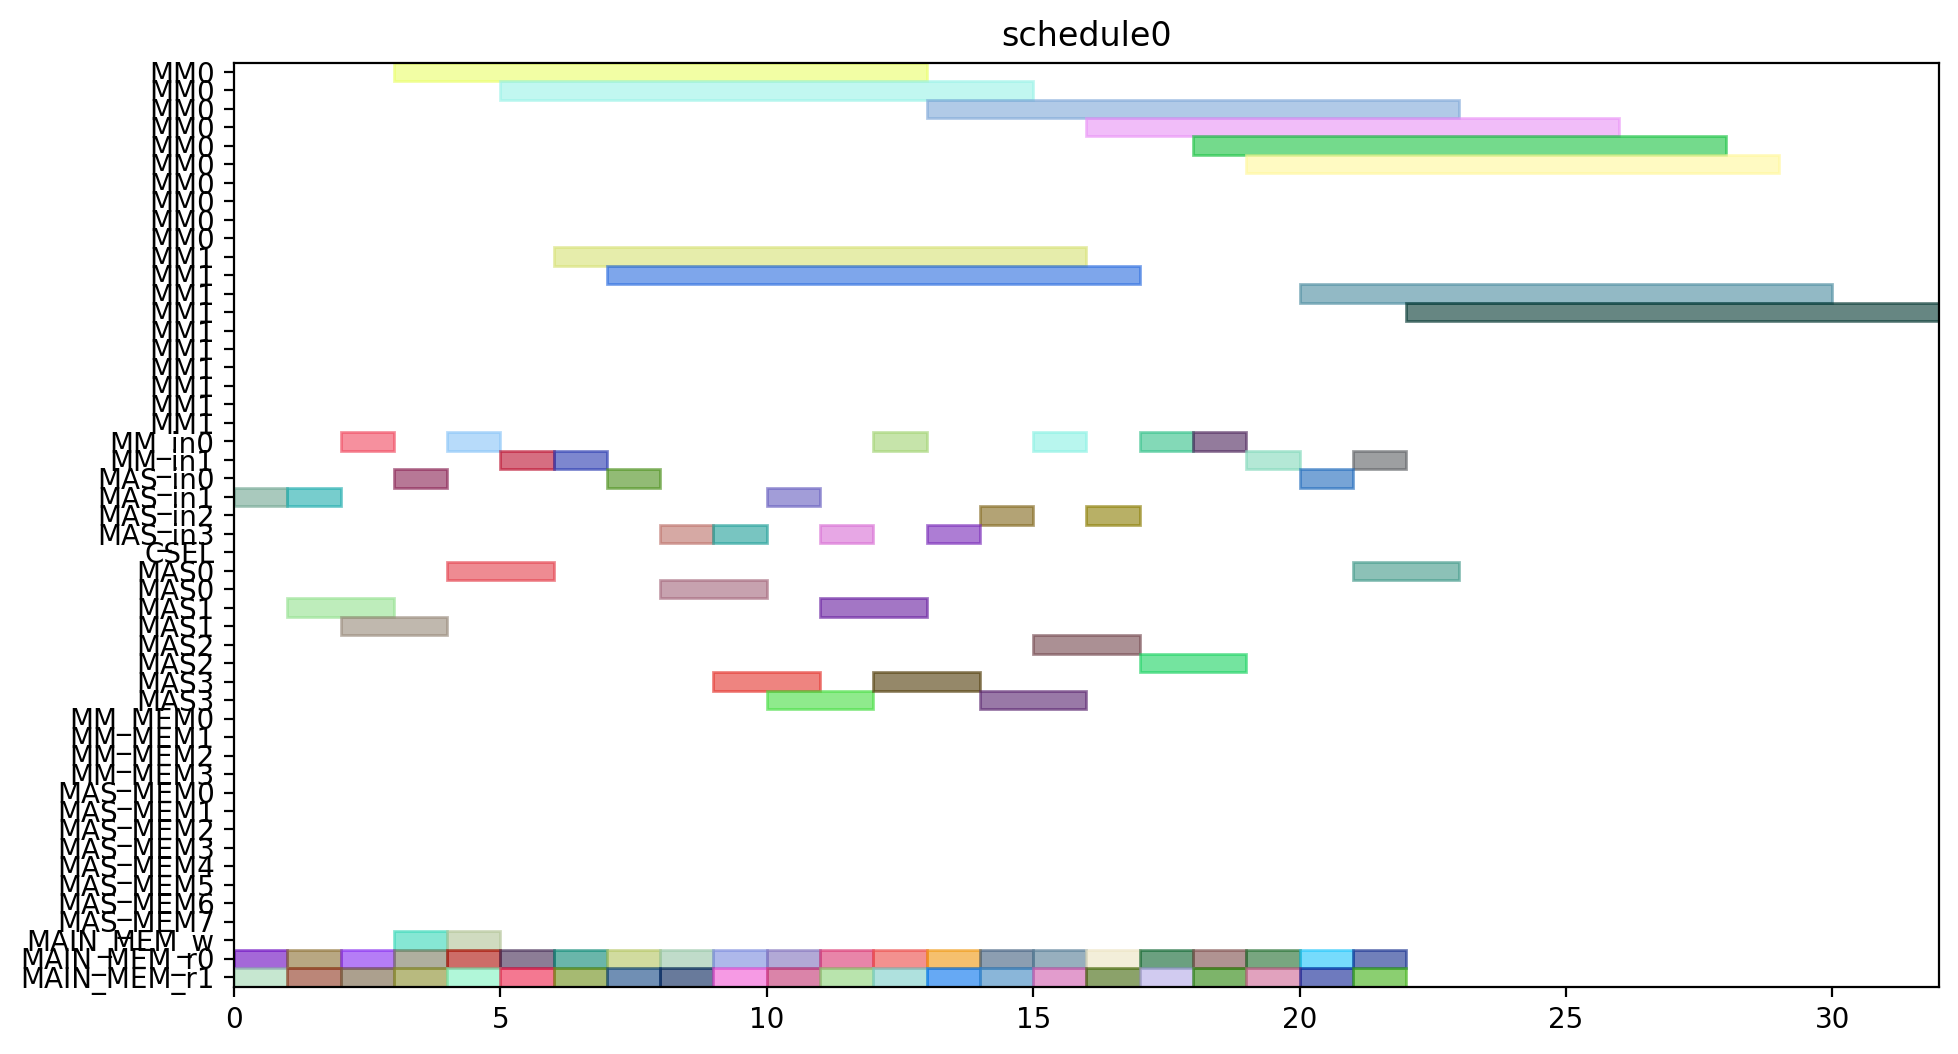

Here is the Python script that generated this plot:
from pyschedule import Scenario, solvers, plotters, alt


def solve():
	horizon = 120
	S = Scenario("schedule0", horizon=horizon)

	# resource
	MM = S.Resources('MM', num=2, size=10)
	MM_in = S.Resources('MM_in', num=2)
	MAS_in = S.Resources('MAS_in', num=4)
	CSEL = S.Resource('CSEL')
	MAS = S.Resources('MAS', num=4, size=2, periods=range(1, horizon))
	MM_MEM = S.Resources('MM_MEM', num=4)
	MAS_MEM = S.Resources('MAS_MEM', num=8)
	MAIN_MEM_w = S.Resource('MAIN_MEM_w', size=1)
	MAIN_MEM_r = S.Resources('MAIN_MEM_r', num=2)

	# result of previous scheduling

	# new tasks
	c10_t0 = S.Task('c10_t0', length=10, delay_cost=1)
	c10_t0 += alt(MM)
	c10_t0_in = S.Task('c10_t0_in', length=1, delay_cost=1)
	c10_t0_in += alt(MM_in)
	S += c10_t0_in*MM_in[0]<=c10_t0*MM[0]
	S += c10_t0_in*MM_in[1]<=c10_t0*MM[1]
	c10_t0_mem0 = S.Task('c10_t0_mem0', length=1, delay_cost=1)
	c10_t0_mem0 += MAIN_MEM_r[0]
	S += c10_t0_mem0 <= c10_t0

	c10_t0_mem1 = S.Task('c10_t0_mem1', length=1, delay_cost=1)
	c10_t0_mem1 += MAIN_MEM_r[1]
	S += c10_t0_mem1 <= c10_t0

	c10_t1 = S.Task('c10_t1', length=10, delay_cost=1)
	c10_t1 += alt(MM)
	c10_t1_in = S.Task('c10_t1_in', length=1, delay_cost=1)
	c10_t1_in += alt(MM_in)
	S += c10_t1_in*MM_in[0]<=c10_t1*MM[0]
	S += c10_t1_in*MM_in[1]<=c10_t1*MM[1]
	c10_t1_mem0 = S.Task('c10_t1_mem0', length=1, delay_cost=1)
	c10_t1_mem0 += MAIN_MEM_r[0]
	S += c10_t1_mem0 <= c10_t1

	c10_t1_mem1 = S.Task('c10_t1_mem1', length=1, delay_cost=1)
	c10_t1_mem1 += MAIN_MEM_r[1]
	S += c10_t1_mem1 <= c10_t1

	c10_t2 = S.Task('c10_t2', length=2, delay_cost=1)
	c10_t2 += alt(MAS)
	c10_t2_in = S.Task('c10_t2_in', length=1, delay_cost=1)
	c10_t2_in += alt(MAS_in)
	S += c10_t2_in*MAS_in[0]<=c10_t2*MAS[0]

	S += c10_t2_in*MAS_in[1]<=c10_t2*MAS[1]

	S += c10_t2_in*MAS_in[2]<=c10_t2*MAS[2]

	S += c10_t2_in*MAS_in[3]<=c10_t2*MAS[3]

	c10_t2_mem0 = S.Task('c10_t2_mem0', length=1, delay_cost=1)
	c10_t2_mem0 += MAIN_MEM_r[0]
	S += c10_t2_mem0 <= c10_t2

	c10_t2_mem1 = S.Task('c10_t2_mem1', length=1, delay_cost=1)
	c10_t2_mem1 += MAIN_MEM_r[1]
	S += c10_t2_mem1 <= c10_t2

	c10_t3 = S.Task('c10_t3', length=2, delay_cost=1)
	c10_t3 += alt(MAS)
	c10_t3_in = S.Task('c10_t3_in', length=1, delay_cost=1)
	c10_t3_in += alt(MAS_in)
	S += c10_t3_in*MAS_in[0]<=c10_t3*MAS[0]

	S += c10_t3_in*MAS_in[1]<=c10_t3*MAS[1]

	S += c10_t3_in*MAS_in[2]<=c10_t3*MAS[2]

	S += c10_t3_in*MAS_in[3]<=c10_t3*MAS[3]

	c10_t3_mem0 = S.Task('c10_t3_mem0', length=1, delay_cost=1)
	c10_t3_mem0 += MAIN_MEM_r[0]
	S += c10_t3_mem0 <= c10_t3

	c10_t3_mem1 = S.Task('c10_t3_mem1', length=1, delay_cost=1)
	c10_t3_mem1 += MAIN_MEM_r[1]
	S += c10_t3_mem1 <= c10_t3

	c20_t0 = S.Task('c20_t0', length=10, delay_cost=1)
	c20_t0 += alt(MM)
	c20_t0_in = S.Task('c20_t0_in', length=1, delay_cost=1)
	c20_t0_in += alt(MM_in)
	S += c20_t0_in*MM_in[0]<=c20_t0*MM[0]
	S += c20_t0_in*MM_in[1]<=c20_t0*MM[1]
	c20_t0_mem0 = S.Task('c20_t0_mem0', length=1, delay_cost=1)
	c20_t0_mem0 += MAIN_MEM_r[0]
	S += c20_t0_mem0 <= c20_t0

	c20_t0_mem1 = S.Task('c20_t0_mem1', length=1, delay_cost=1)
	c20_t0_mem1 += MAIN_MEM_r[1]
	S += c20_t0_mem1 <= c20_t0

	c20_t1 = S.Task('c20_t1', length=10, delay_cost=1)
	c20_t1 += alt(MM)
	c20_t1_in = S.Task('c20_t1_in', length=1, delay_cost=1)
	c20_t1_in += alt(MM_in)
	S += c20_t1_in*MM_in[0]<=c20_t1*MM[0]
	S += c20_t1_in*MM_in[1]<=c20_t1*MM[1]
	c20_t1_mem0 = S.Task('c20_t1_mem0', length=1, delay_cost=1)
	c20_t1_mem0 += MAIN_MEM_r[0]
	S += c20_t1_mem0 <= c20_t1

	c20_t1_mem1 = S.Task('c20_t1_mem1', length=1, delay_cost=1)
	c20_t1_mem1 += MAIN_MEM_r[1]
	S += c20_t1_mem1 <= c20_t1

	c20_t2 = S.Task('c20_t2', length=2, delay_cost=1)
	c20_t2 += alt(MAS)
	c20_t2_in = S.Task('c20_t2_in', length=1, delay_cost=1)
	c20_t2_in += alt(MAS_in)
	S += c20_t2_in*MAS_in[0]<=c20_t2*MAS[0]

	S += c20_t2_in*MAS_in[1]<=c20_t2*MAS[1]

	S += c20_t2_in*MAS_in[2]<=c20_t2*MAS[2]

	S += c20_t2_in*MAS_in[3]<=c20_t2*MAS[3]

	c20_t2_mem0 = S.Task('c20_t2_mem0', length=1, delay_cost=1)
	c20_t2_mem0 += MAIN_MEM_r[0]
	S += c20_t2_mem0 <= c20_t2

	c20_t2_mem1 = S.Task('c20_t2_mem1', length=1, delay_cost=1)
	c20_t2_mem1 += MAIN_MEM_r[1]
	S += c20_t2_mem1 <= c20_t2

	c20_t3 = S.Task('c20_t3', length=2, delay_cost=1)
	c20_t3 += alt(MAS)
	c20_t3_in = S.Task('c20_t3_in', length=1, delay_cost=1)
	c20_t3_in += alt(MAS_in)
	S += c20_t3_in*MAS_in[0]<=c20_t3*MAS[0]

	S += c20_t3_in*MAS_in[1]<=c20_t3*MAS[1]

	S += c20_t3_in*MAS_in[2]<=c20_t3*MAS[2]

	S += c20_t3_in*MAS_in[3]<=c20_t3*MAS[3]

	c20_t3_mem0 = S.Task('c20_t3_mem0', length=1, delay_cost=1)
	c20_t3_mem0 += MAIN_MEM_r[0]
	S += c20_t3_mem0 <= c20_t3

	c20_t3_mem1 = S.Task('c20_t3_mem1', length=1, delay_cost=1)
	c20_t3_mem1 += MAIN_MEM_r[1]
	S += c20_t3_mem1 <= c20_t3

	c01_t0 = S.Task('c01_t0', length=10, delay_cost=1)
	c01_t0 += alt(MM)
	c01_t0_in = S.Task('c01_t0_in', length=1, delay_cost=1)
	c01_t0_in += alt(MM_in)
	S += c01_t0_in*MM_in[0]<=c01_t0*MM[0]
	S += c01_t0_in*MM_in[1]<=c01_t0*MM[1]
	c01_t0_mem0 = S.Task('c01_t0_mem0', length=1, delay_cost=1)
	c01_t0_mem0 += MAIN_MEM_r[0]
	S += c01_t0_mem0 <= c01_t0

	c01_t0_mem1 = S.Task('c01_t0_mem1', length=1, delay_cost=1)
	c01_t0_mem1 += MAIN_MEM_r[1]
	S += c01_t0_mem1 <= c01_t0

	c01_t1 = S.Task('c01_t1', length=10, delay_cost=1)
	c01_t1 += alt(MM)
	c01_t1_in = S.Task('c01_t1_in', length=1, delay_cost=1)
	c01_t1_in += alt(MM_in)
	S += c01_t1_in*MM_in[0]<=c01_t1*MM[0]
	S += c01_t1_in*MM_in[1]<=c01_t1*MM[1]
	c01_t1_mem0 = S.Task('c01_t1_mem0', length=1, delay_cost=1)
	c01_t1_mem0 += MAIN_MEM_r[0]
	S += c01_t1_mem0 <= c01_t1

	c01_t1_mem1 = S.Task('c01_t1_mem1', length=1, delay_cost=1)
	c01_t1_mem1 += MAIN_MEM_r[1]
	S += c01_t1_mem1 <= c01_t1

	c01_t2 = S.Task('c01_t2', length=2, delay_cost=1)
	c01_t2 += alt(MAS)
	c01_t2_in = S.Task('c01_t2_in', length=1, delay_cost=1)
	c01_t2_in += alt(MAS_in)
	S += c01_t2_in*MAS_in[0]<=c01_t2*MAS[0]

	S += c01_t2_in*MAS_in[1]<=c01_t2*MAS[1]

	S += c01_t2_in*MAS_in[2]<=c01_t2*MAS[2]

	S += c01_t2_in*MAS_in[3]<=c01_t2*MAS[3]

	c01_t2_mem0 = S.Task('c01_t2_mem0', length=1, delay_cost=1)
	c01_t2_mem0 += MAIN_MEM_r[0]
	S += c01_t2_mem0 <= c01_t2

	c01_t2_mem1 = S.Task('c01_t2_mem1', length=1, delay_cost=1)
	c01_t2_mem1 += MAIN_MEM_r[1]
	S += c01_t2_mem1 <= c01_t2

	c01_t3 = S.Task('c01_t3', length=2, delay_cost=1)
	c01_t3 += alt(MAS)
	c01_t3_in = S.Task('c01_t3_in', length=1, delay_cost=1)
	c01_t3_in += alt(MAS_in)
	S += c01_t3_in*MAS_in[0]<=c01_t3*MAS[0]

	S += c01_t3_in*MAS_in[1]<=c01_t3*MAS[1]

	S += c01_t3_in*MAS_in[2]<=c01_t3*MAS[2]

	S += c01_t3_in*MAS_in[3]<=c01_t3*MAS[3]

	c01_t3_mem0 = S.Task('c01_t3_mem0', length=1, delay_cost=1)
	c01_t3_mem0 += MAIN_MEM_r[0]
	S += c01_t3_mem0 <= c01_t3

	c01_t3_mem1 = S.Task('c01_t3_mem1', length=1, delay_cost=1)
	c01_t3_mem1 += MAIN_MEM_r[1]
	S += c01_t3_mem1 <= c01_t3

	c11_t0 = S.Task('c11_t0', length=10, delay_cost=1)
	c11_t0 += alt(MM)
	c11_t0_in = S.Task('c11_t0_in', length=1, delay_cost=1)
	c11_t0_in += alt(MM_in)
	S += c11_t0_in*MM_in[0]<=c11_t0*MM[0]
	S += c11_t0_in*MM_in[1]<=c11_t0*MM[1]
	c11_t0_mem0 = S.Task('c11_t0_mem0', length=1, delay_cost=1)
	c11_t0_mem0 += MAIN_MEM_r[0]
	S += c11_t0_mem0 <= c11_t0

	c11_t0_mem1 = S.Task('c11_t0_mem1', length=1, delay_cost=1)
	c11_t0_mem1 += MAIN_MEM_r[1]
	S += c11_t0_mem1 <= c11_t0

	c11_t1 = S.Task('c11_t1', length=10, delay_cost=1)
	c11_t1 += alt(MM)
	c11_t1_in = S.Task('c11_t1_in', length=1, delay_cost=1)
	c11_t1_in += alt(MM_in)
	S += c11_t1_in*MM_in[0]<=c11_t1*MM[0]
	S += c11_t1_in*MM_in[1]<=c11_t1*MM[1]
	c11_t1_mem0 = S.Task('c11_t1_mem0', length=1, delay_cost=1)
	c11_t1_mem0 += MAIN_MEM_r[0]
	S += c11_t1_mem0 <= c11_t1

	c11_t1_mem1 = S.Task('c11_t1_mem1', length=1, delay_cost=1)
	c11_t1_mem1 += MAIN_MEM_r[1]
	S += c11_t1_mem1 <= c11_t1

	c11_t2 = S.Task('c11_t2', length=2, delay_cost=1)
	c11_t2 += alt(MAS)
	c11_t2_in = S.Task('c11_t2_in', length=1, delay_cost=1)
	c11_t2_in += alt(MAS_in)
	S += c11_t2_in*MAS_in[0]<=c11_t2*MAS[0]

	S += c11_t2_in*MAS_in[1]<=c11_t2*MAS[1]

	S += c11_t2_in*MAS_in[2]<=c11_t2*MAS[2]

	S += c11_t2_in*MAS_in[3]<=c11_t2*MAS[3]

	c11_t2_mem0 = S.Task('c11_t2_mem0', length=1, delay_cost=1)
	c11_t2_mem0 += MAIN_MEM_r[0]
	S += c11_t2_mem0 <= c11_t2

	c11_t2_mem1 = S.Task('c11_t2_mem1', length=1, delay_cost=1)
	c11_t2_mem1 += MAIN_MEM_r[1]
	S += c11_t2_mem1 <= c11_t2

	c11_t3 = S.Task('c11_t3', length=2, delay_cost=1)
	c11_t3 += alt(MAS)
	c11_t3_in = S.Task('c11_t3_in', length=1, delay_cost=1)
	c11_t3_in += alt(MAS_in)
	S += c11_t3_in*MAS_in[0]<=c11_t3*MAS[0]

	S += c11_t3_in*MAS_in[1]<=c11_t3*MAS[1]

	S += c11_t3_in*MAS_in[2]<=c11_t3*MAS[2]

	S += c11_t3_in*MAS_in[3]<=c11_t3*MAS[3]

	c11_t3_mem0 = S.Task('c11_t3_mem0', length=1, delay_cost=1)
	c11_t3_mem0 += MAIN_MEM_r[0]
	S += c11_t3_mem0 <= c11_t3

	c11_t3_mem1 = S.Task('c11_t3_mem1', length=1, delay_cost=1)
	c11_t3_mem1 += MAIN_MEM_r[1]
	S += c11_t3_mem1 <= c11_t3

	c21_t0 = S.Task('c21_t0', length=10, delay_cost=1)
	c21_t0 += alt(MM)
	c21_t0_in = S.Task('c21_t0_in', length=1, delay_cost=1)
	c21_t0_in += alt(MM_in)
	S += c21_t0_in*MM_in[0]<=c21_t0*MM[0]
	S += c21_t0_in*MM_in[1]<=c21_t0*MM[1]
	c21_t0_mem0 = S.Task('c21_t0_mem0', length=1, delay_cost=1)
	c21_t0_mem0 += MAIN_MEM_r[0]
	S += c21_t0_mem0 <= c21_t0

	c21_t0_mem1 = S.Task('c21_t0_mem1', length=1, delay_cost=1)
	c21_t0_mem1 += MAIN_MEM_r[1]
	S += c21_t0_mem1 <= c21_t0

	c21_t1 = S.Task('c21_t1', length=10, delay_cost=1)
	c21_t1 += alt(MM)
	c21_t1_in = S.Task('c21_t1_in', length=1, delay_cost=1)
	c21_t1_in += alt(MM_in)
	S += c21_t1_in*MM_in[0]<=c21_t1*MM[0]
	S += c21_t1_in*MM_in[1]<=c21_t1*MM[1]
	c21_t1_mem0 = S.Task('c21_t1_mem0', length=1, delay_cost=1)
	c21_t1_mem0 += MAIN_MEM_r[0]
	S += c21_t1_mem0 <= c21_t1

	c21_t1_mem1 = S.Task('c21_t1_mem1', length=1, delay_cost=1)
	c21_t1_mem1 += MAIN_MEM_r[1]
	S += c21_t1_mem1 <= c21_t1

	c21_t2 = S.Task('c21_t2', length=2, delay_cost=1)
	c21_t2 += alt(MAS)
	c21_t2_in = S.Task('c21_t2_in', length=1, delay_cost=1)
	c21_t2_in += alt(MAS_in)
	S += c21_t2_in*MAS_in[0]<=c21_t2*MAS[0]

	S += c21_t2_in*MAS_in[1]<=c21_t2*MAS[1]

	S += c21_t2_in*MAS_in[2]<=c21_t2*MAS[2]

	S += c21_t2_in*MAS_in[3]<=c21_t2*MAS[3]

	c21_t2_mem0 = S.Task('c21_t2_mem0', length=1, delay_cost=1)
	c21_t2_mem0 += MAIN_MEM_r[0]
	S += c21_t2_mem0 <= c21_t2

	c21_t2_mem1 = S.Task('c21_t2_mem1', length=1, delay_cost=1)
	c21_t2_mem1 += MAIN_MEM_r[1]
	S += c21_t2_mem1 <= c21_t2

	c21_t3 = S.Task('c21_t3', length=2, delay_cost=1)
	c21_t3 += alt(MAS)
	c21_t3_in = S.Task('c21_t3_in', length=1, delay_cost=1)
	c21_t3_in += alt(MAS_in)
	S += c21_t3_in*MAS_in[0]<=c21_t3*MAS[0]

	S += c21_t3_in*MAS_in[1]<=c21_t3*MAS[1]

	S += c21_t3_in*MAS_in[2]<=c21_t3*MAS[2]

	S += c21_t3_in*MAS_in[3]<=c21_t3*MAS[3]

	c21_t3_mem0 = S.Task('c21_t3_mem0', length=1, delay_cost=1)
	c21_t3_mem0 += MAIN_MEM_r[0]
	S += c21_t3_mem0 <= c21_t3

	c21_t3_mem1 = S.Task('c21_t3_mem1', length=1, delay_cost=1)
	c21_t3_mem1 += MAIN_MEM_r[1]
	S += c21_t3_mem1 <= c21_t3

	c000 = S.Task('c000', length=2, delay_cost=1)
	c000 += alt(MAS)
	c000_in = S.Task('c000_in', length=1, delay_cost=1)
	c000_in += alt(MAS_in)
	S += c000_in*MAS_in[0]<=c000*MAS[0]

	S += c000_in*MAS_in[1]<=c000*MAS[1]

	S += c000_in*MAS_in[2]<=c000*MAS[2]

	S += c000_in*MAS_in[3]<=c000*MAS[3]

	S += 0<c000

	c000_w = S.Task('c000_w', length=1, delay_cost=1)
	c000_w += alt(MAIN_MEM_w)
	S += c000 <= c000_w

	c000_mem0 = S.Task('c000_mem0', length=1, delay_cost=1)
	c000_mem0 += MAIN_MEM_r[0]
	S += c000_mem0 <= c000

	c000_mem1 = S.Task('c000_mem1', length=1, delay_cost=1)
	c000_mem1 += MAIN_MEM_r[1]
	S += c000_mem1 <= c000

	c001 = S.Task('c001', length=2, delay_cost=1)
	c001 += alt(MAS)
	c001_in = S.Task('c001_in', length=1, delay_cost=1)
	c001_in += alt(MAS_in)
	S += c001_in*MAS_in[0]<=c001*MAS[0]

	S += c001_in*MAS_in[1]<=c001*MAS[1]

	S += c001_in*MAS_in[2]<=c001*MAS[2]

	S += c001_in*MAS_in[3]<=c001*MAS[3]

	S += 0<c001

	c001_w = S.Task('c001_w', length=1, delay_cost=1)
	c001_w += alt(MAIN_MEM_w)
	S += c001 <= c001_w

	c001_mem0 = S.Task('c001_mem0', length=1, delay_cost=1)
	c001_mem0 += MAIN_MEM_r[0]
	S += c001_mem0 <= c001

	c001_mem1 = S.Task('c001_mem1', length=1, delay_cost=1)
	c001_mem1 += MAIN_MEM_r[1]
	S += c001_mem1 <= c001

	solvers.mip.solve(S,msg=1,kind='CPLEX',ratio_gap=1.01)

	solution = [['hoge']*len(S.solution()[1]) for i in range(len(S.solution()))]
	for i in range(len(S.solution())):
		for j in range(len(S.solution()[i])):
			solution[i][j]=str(S.solution()[i][j])
	print(solution)

	cycles = int(solution[-1][3])

	pic_file_name = "/mnt/rose/usr1/fukuda/ABE/multiRAM_multiMAS_16mux/scheduling_result/stage10MM2_stage2MAS4/FROB/schedule0.png"
	if(S.solution() != []):
		plotters.matplotlib.plot(S,img_filename=pic_file_name, show_task_labels=False, fig_size=(cycles*0.25+3, 6))

	return solution
